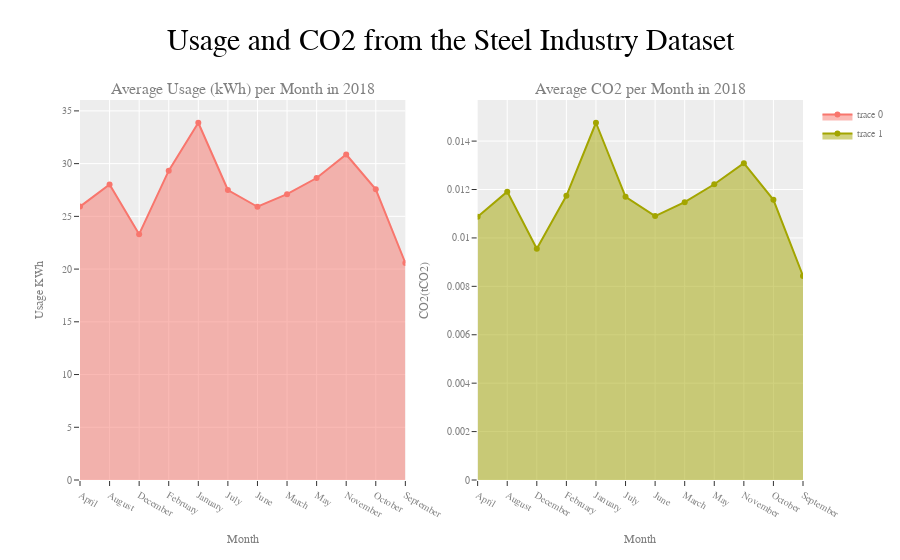

Notebook cell for this chart:
### Code cell
iplot(fig)

### Figure 1 — Plotly figure (JSON) as saved in the notebook; plotly's stock layout.template omitted (floating-point values rounded to 4 significant figures)
{"data": [{"fill": "tozeroy", "type": "scatter", "x": ["April", "August", "December", "February", "January", "July", "June", "March", "May", "November", "October", "September"], "xaxis": "x", "y": [25.92, 28.02, 23.31, 29.33, 33.88, 27.5, 25.91, 27.11, 28.64, 30.87, 27.56, 20.58], "yaxis": "y"}, {"fill": "tozeroy", "type": "scatter", "x": ["April", "August", "December", "February", "January", "July", "June", "March", "May", "November", "October", "September"], "xaxis": "x2", "y": [0.01088, 0.01191, 0.00955, 0.01174, 0.01476, 0.0117, 0.0109, 0.01148, 0.01222, 0.01309, 0.01157, 0.008431], "yaxis": "y2"}], "layout": {"annotations": [{"font": {"size": 16}, "showarrow": false, "text": "Average Usage (kWh) per Month in 2018", "x": 0.225, "xanchor": "center", "xref": "paper", "y": 1, "yanchor": "bottom", "yref": "paper"}, {"font": {"size": 16}, "showarrow": false, "text": "Average CO2 per Month in 2018", "x": 0.775, "xanchor": "center", "xref": "paper", "y": 1, "yanchor": "bottom", "yref": "paper"}], "font": {"color": "gray", "family": "Times New Roman", "size": 10}, "title": {"font": {"color": "black", "family": "TImes New Roman", "size": 30}, "text": "Usage and CO2 from the Steel Industry Dataset"}, "xaxis": {"anchor": "y", "domain": [0, 0.45], "title": {"text": "Month"}}, "xaxis2": {"anchor": "y2", "domain": [0.55, 1], "title": {"text": "Month"}}, "yaxis": {"anchor": "x", "domain": [0, 1], "title": {"text": "Usage KWh"}}, "yaxis2": {"anchor": "x2", "domain": [0, 1], "title": {"text": "CO2(tCO2)"}}}}
